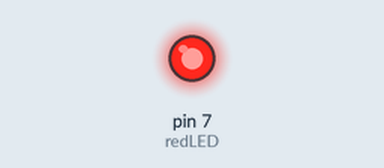
Bench run of a sketch on a simulated Arduino Uno, built with avr-gcc and run on an emulated ATmega328P. Parts: output pins drawn as LEDs (lit = HIGH).

Above: at 1.1 s.
At 4.1 s:
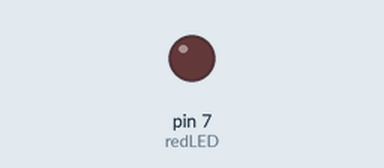
Timing chart, 0 to 6.4 s (numbered marks = the images above):
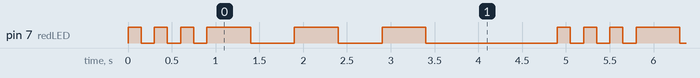

The sketch:

MOURSE_COD3.ino
```cpp
int redLED = 7;

void setup() {
	pinMode (redLED, OUTPUT);
}
void loop() {
	// dot
	digitalWrite (redLED, HIGH);
	delay(150);
	digitalWrite (redLED, LOW);
	delay(150);

	//dot
	digitalWrite (redLED, HIGH);
	delay(150);
	digitalWrite (redLED, LOW);
	delay(150);

	//dot
	digitalWrite (redLED, HIGH);
	delay(150);
	digitalWrite (redLED, LOW);
	delay(150);


	//dash
	digitalWrite (redLED, HIGH);
	delay(500);
	digitalWrite (redLED, LOW);
	delay(500);

	//dash
	digitalWrite (redLED, HIGH);
	delay(500);
	digitalWrite (redLED, LOW);
	delay(500);

	//dash
	digitalWrite (redLED, HIGH);
	delay(500);
	digitalWrite (redLED, LOW);
	delay(500);

	//Adding a Gap before restarting
	delay(1000);
	}
```

Measured:
- by itself, pin 7 (redLED): repeats every 4.9 s: 2 × (LOW 0.15 s, HIGH 0.15 s), LOW 0.15 s, 2 × (HIGH 0.50 s, LOW 0.50 s), HIGH 0.50 s, LOW 1.5 s, HIGH 0.15 s
- by itself, everything shown: repeats every 4.9 s, in 12 steps
